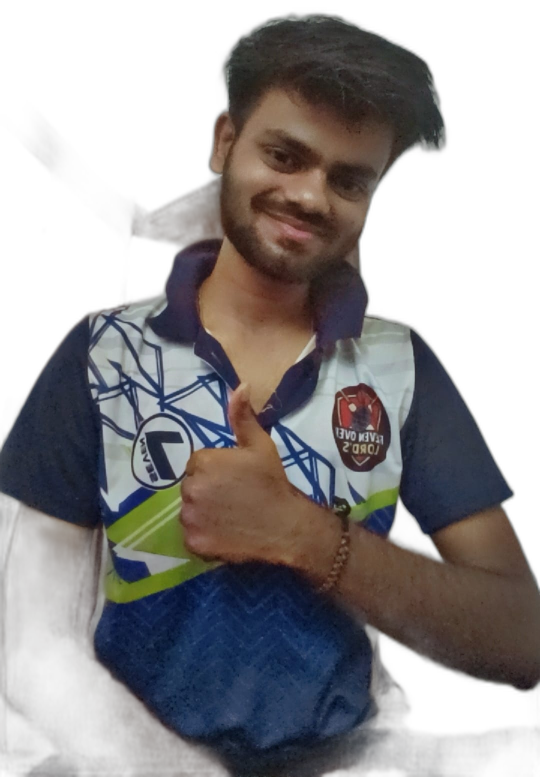
#> input picture source-prepped.png, 1080 x 1554 px, found by its file name (shown at 1/2 size)
$ python make_ascii_svg.py
#> lines starting #> are read from the running program, lines starting #| are printed output that depends on the picture
from PIL import Image, ImageOps

INPUT = "source-prepped.png"
OUTPUT = "nikhil-ascii.svg"

# Load image
img = Image.open(INPUT).convert("RGBA")
#> img is the input picture: PIL image 1080x1554 RGBA; mean R, G, B, A 44.8, 41.7, 42.2, 143.6

# Crop to the visible subject using alpha
alpha = img.getchannel("A")
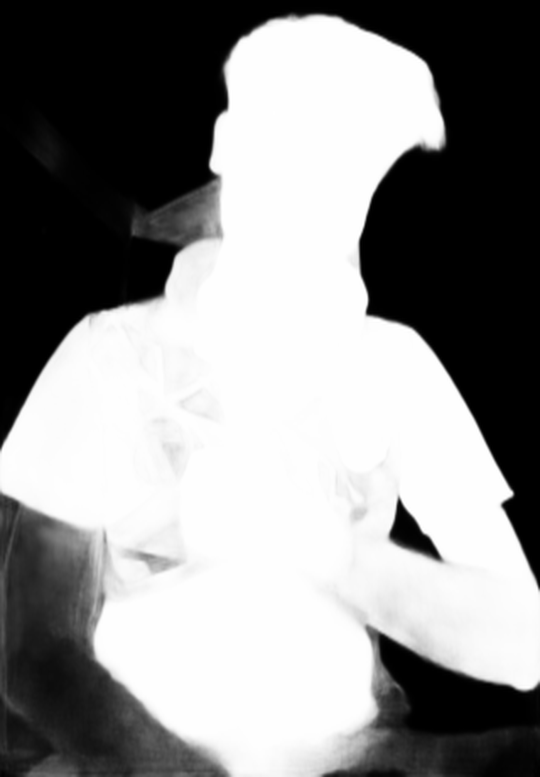
#> alpha: PIL image 1080x1554 L (shown at 1/2 size); min 0, max 255, mean 143.6
bbox = alpha.getbbox()
#> bbox = (0, 14, 1080, 1554)

if bbox:
    # Add a little padding around the subject
    w, h = img.size
#> w = 1080; h = 1554
    x1, y1, x2, y2 = bbox
#> x1 = 0; y1 = 14; x2 = 1080; y2 = 1554
    pad_x = int((x2 - x1) * 0.06)
#> pad_x = 64
    pad_y = int((y2 - y1) * 0.06)
#> pad_y = 92

    x1 = max(0, x1 - pad_x)
    y1 = max(0, y1 - pad_y)
#> y1 = 0
    x2 = min(w, x2 + pad_x)
    y2 = min(h, y2 + pad_y)

    img = img.crop((x1, y1, x2, y2))

# Convert to grayscale
gray = ImageOps.grayscale(img)
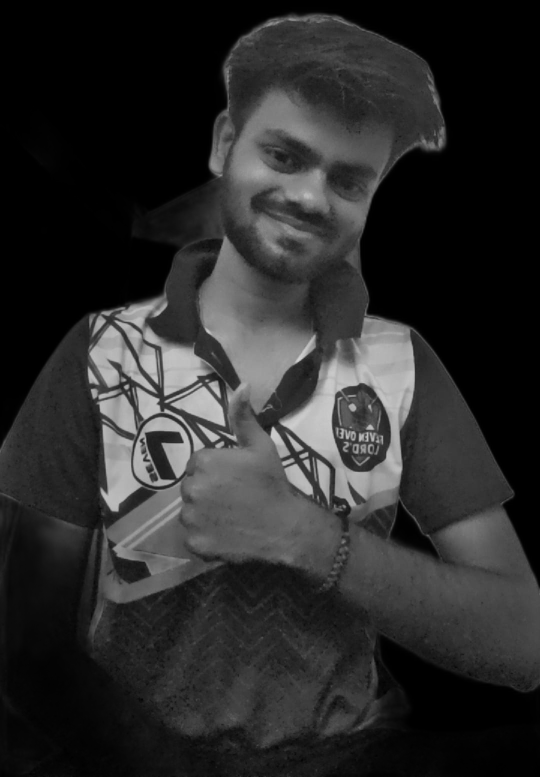
#> gray: PIL image 1080x1554 L (shown at 1/2 size); min 0, max 212, mean 42.7

# Stronger contrast
gray = ImageOps.autocontrast(gray)
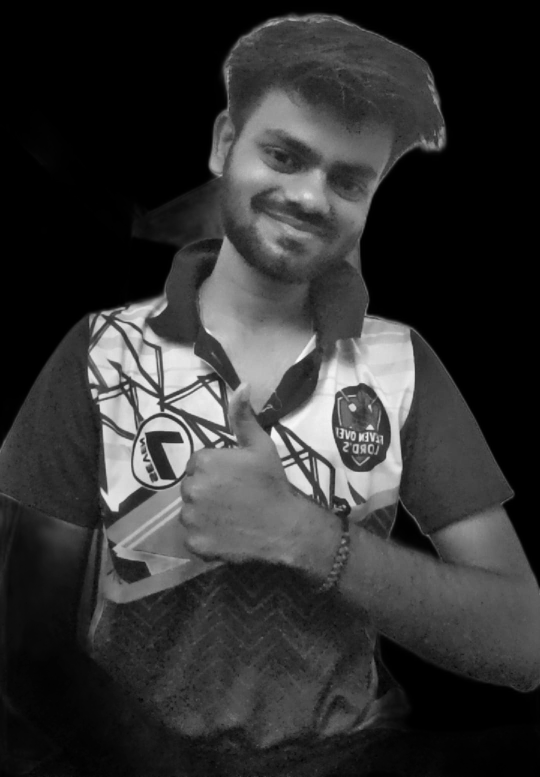
#> gray: PIL image 1080x1554 L (shown at 1/2 size); min 0, max 254, mean 51

# ASCII settings
cols = 90
char_ratio = 0.48

width, height = gray.size
#> width = 1080; height = 1554
rows = max(1, int(height / width * cols * char_ratio))
#> rows = 62

gray = gray.resize((cols, rows))
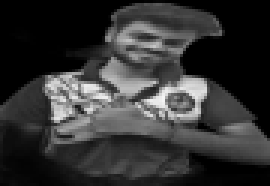
#> gray: PIL image 90x62 L (shown 3 times larger); min 0, max 244, mean 51

pixels = list(gray.getdata())
#> pixels = 5580 values, max 244 at index 2934, min 0 at index 0, mean 51.02

chars = " .:-=+*#%@"

lines = []

for y in range(rows):
    line = ""

    for x in range(cols):
        value = pixels[y * cols + x]

        # Invert so dark areas become dense ASCII
        index = int((255 - value) / 255 * (len(chars) - 1))

        line += chars[index]

    lines.append(line.rstrip())
#> after the loop, lines = 62 items

# Build SVG
svg = f'''<?xml version="1.0" encoding="UTF-8"?>
<svg xmlns="http://www.w3.org/2000/svg"
     width="900"
     height="{rows * 11 + 50}"
     viewBox="0 0 900 {rows * 11 + 50}">

<rect width="900" height="{rows * 11 + 50}" rx="14" fill="#0d1117"/>

<g fill="#c9d1d9"
   font-family="monospace"
   font-size="11"
   xml:space="preserve">'''

for i, line in enumerate(lines):
    svg += f'''
<text x="20" y="{35 + i * 11}">{line.replace("&", "&amp;").replace("<", "&lt;").replace(">", "&gt;")}</text>'''
#> this loop made 62 passes

svg += '''
</g>
</svg>
'''

with open(OUTPUT, "w", encoding="utf-8") as f:
    f.write(svg)

print(f"Created {OUTPUT}")
